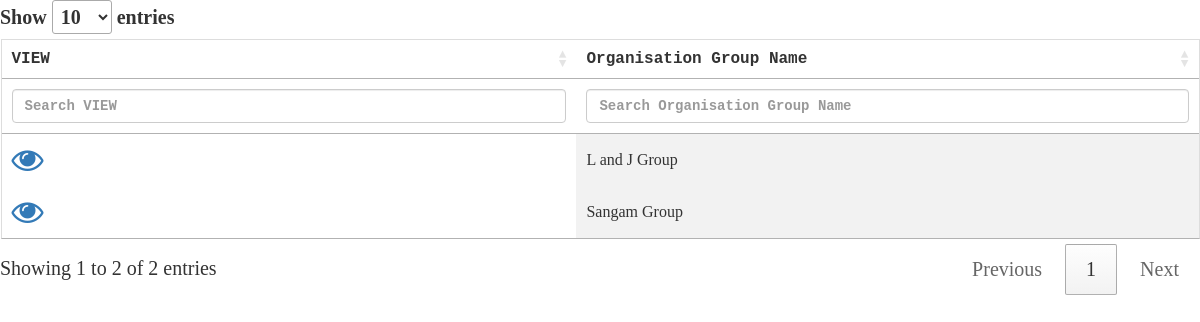
Page /utils/segment_org_group.php?id=2 on the committed database.
### tables this page shows
CREATE TABLE `tbl_organisation_group` (
  `nid` int(10) NOT NULL,
  `ninternal_id` int(10) NOT NULL,
  `norg_group_id` int(10) NOT NULL,
  `corg_group_name` varchar(50) NOT NULL,
  `nsegment_id` int(10) NOT NULL,
  `isAvailable` bit(1) NOT NULL,
  `isActive` bit(1) NOT NULL,
  `dcreated_date` datetime NOT NULL,
  `dupdated_date` datetime NOT NULL
);

### utils/segment_org_group.php (the view, shortened to what this page needs)
<html>
<head>
    <script src="http://ajax.googleapis.com/ajax/libs/jquery/1.11.2/jquery.min.js"></script>
    <link rel="stylesheet" href="../css/theme.css">
    <link rel="stylesheet" href="https://cdn.datatables.net/1.10.22/css/jquery.dataTables.min.css">
    <link rel="stylesheet" href="https://cdnjs.cloudflare.com/ajax/libs/font-awesome/4.7.0/css/font-awesome.min.css">
    <link rel="stylesheet" href="https://maxcdn.bootstrapcdn.com/bootstrap/3.4.1/css/bootstrap.min.css">
    <link rel="stylesheet" href="https://cdnjs.cloudflare.com/ajax/libs/bootstrap-datepicker/1.6.4/css/bootstrap-datepicker.css" />
</head>
<?php
if(!empty($_GET['id'])){
    $segment_id_forOrgGroup=(int)$_GET['id'];
    $conn = OpenCon();
    $sql = "SELECT *
        FROM tbl_organisation_group
       WHERE isAvailable=1 AND nsegment_id=$segment_id_forOrgGroup;";
    $retval = mysqli_query($conn, $sql);
    echo "<table  id='segmentOrganisationGroupTable'  name='segmentOrganisationGroupTable' >
            <thead>
            <tr>
            <th style='display:none;'>INTERNAL ID</th>
            <th style='display:none;'>ORG GROUP ID</th>
            <th>VIEW</th>
            <th>Organisation Group Name</th>
            </tr>
            </thead>
                   <tbody>
            ";
    while ($row = mysqli_fetch_array($retval, MYSQLI_ASSOC)) {
        echo "<tr>";
        echo "<td ><a class='openOraganaisationdetails'><i class='fa fa-eye fa-2x'></i></a></td>";
        echo "<td>" . $row['corg_group_name'] . "</td>";
        echo "</tr>";
    }
    echo "</tbody></table>";
}
?>
</html>

### css/theme.css (style rules this page uses)
table { border-collapse: collapse; border-spacing: 0; width: 100%; border: 1px solid #ddd; }
th { text-align: left; padding: 10px !important; font-family: "Lucida Console", Courier, monospace; }
td { text-align: left; padding: 10px !important; }
td:nth-child(even) { background-color: #f2f2f2; }

### rows in the picture
tbl_organisation_group: corg_group_name "L and J Group"
tbl_organisation_group: corg_group_name "Sangam Group"
